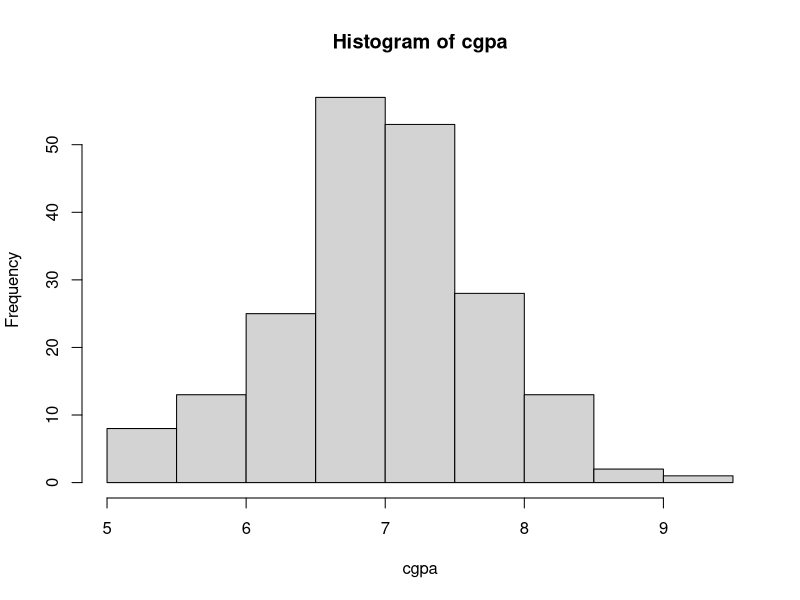
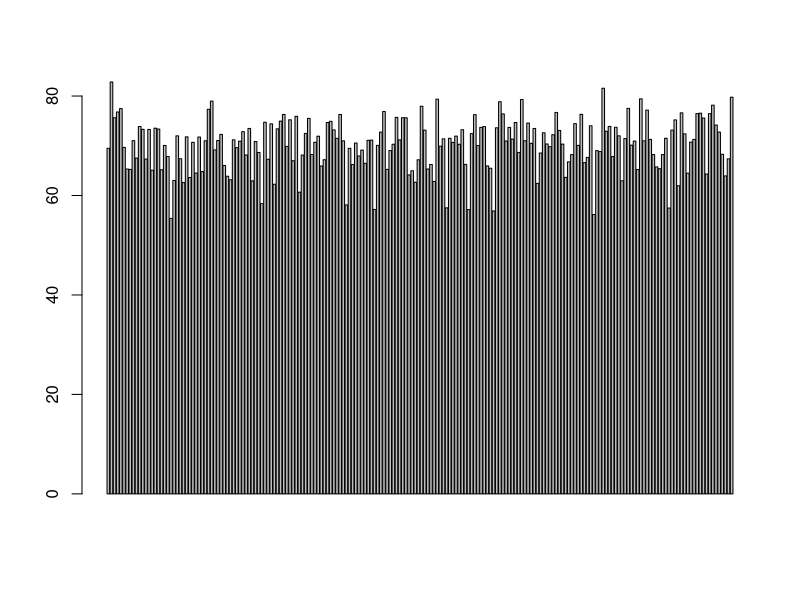
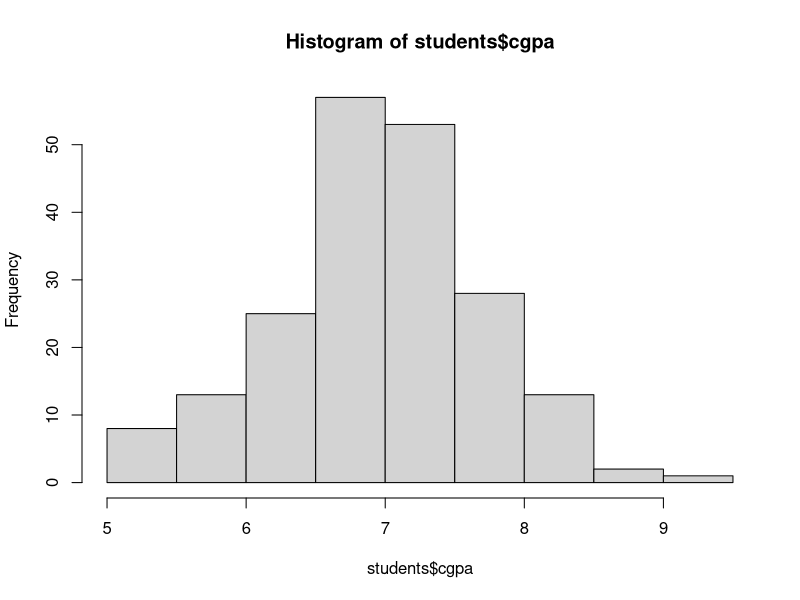
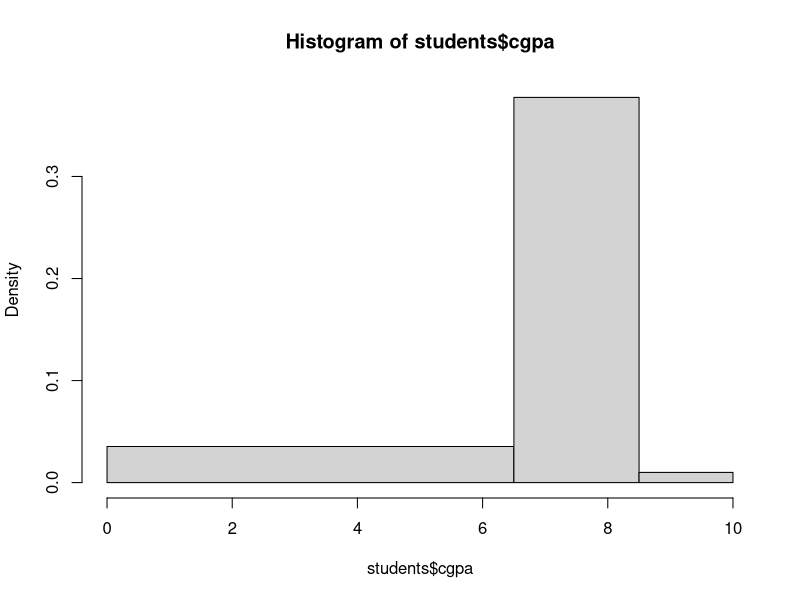
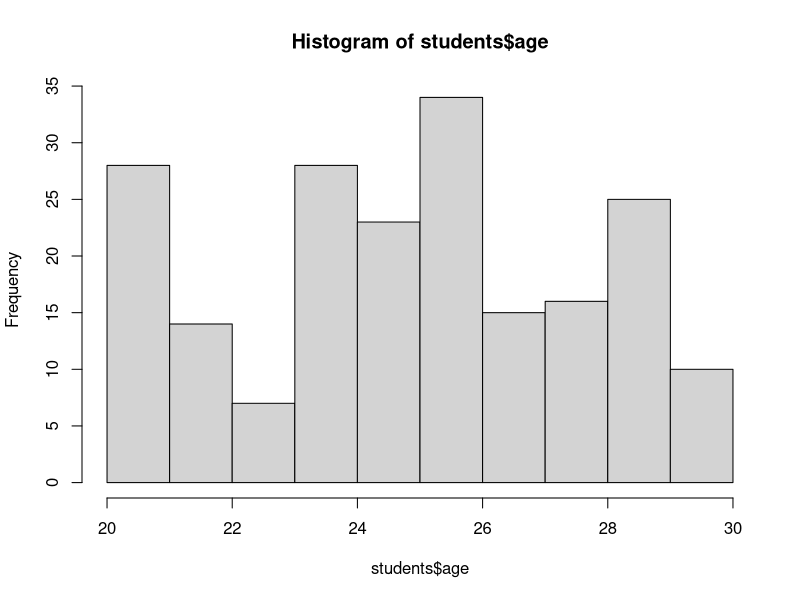
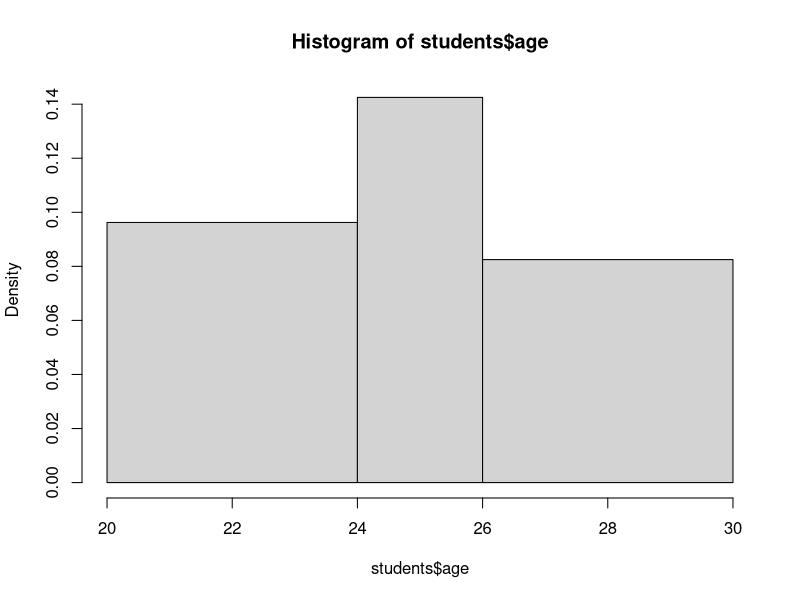
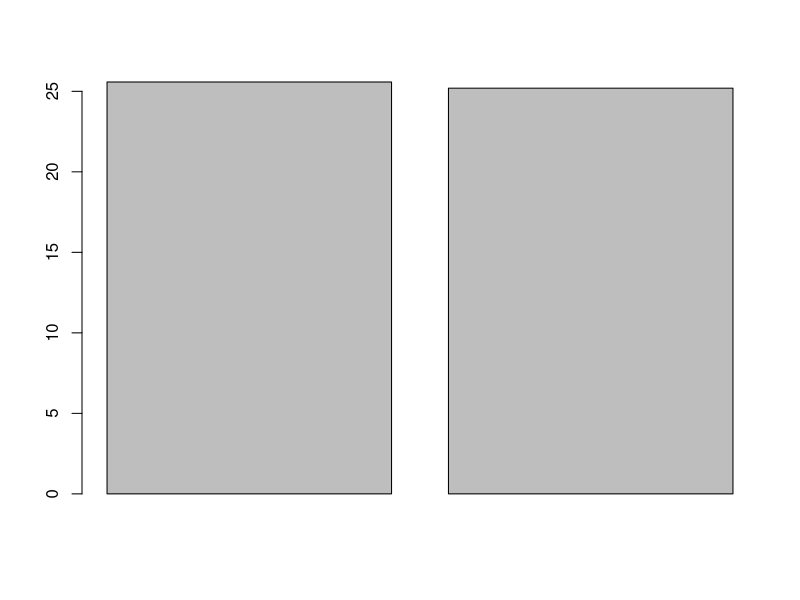
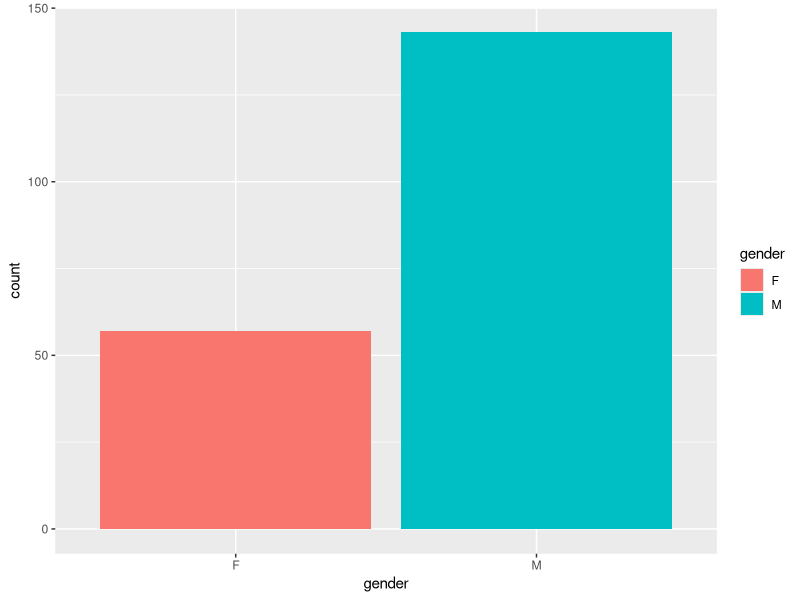

These figures' R source, in order:
#Batch, age, gender, cgpa, ug markrs, 12th class marks: salary
nS=200
(age=round(runif(n=nS, min=20, max=30)))
mean(age)
(gender=sample(x=c('M','F'), size=nS, replace=T, prob=c(.7,.3)))
table(gender)
(batch=sample(x=c('2017','2018',2019), size=nS, replace=T, prob=c(.2,.3,.5)))
table(batch)
(cgpa=round(rnorm(n=nS, mean=7,sd=.75),2))
range(cgpa)
(ug=round(rnorm(n=nS, mean=70,sd=5),2))
range(ug)
(class12=round(rnorm(n=nS,mean=70,sd=7),2))
range(class12)
(domain=sample(c('Finance','HR','Operations','Marketing'),size=nS, replace=T))
students=data.frame(age,gender,batch,domain,cgpa,ug,class12)
head(students)
(students$select=sample(c('Place','Not Placed'), size=nS, replace=T, prob=c(.7,.3)))
table(students$select)
(students$salary=round(rnorm(n=nS,mean=12,sd=1),2))
(students$salary=ifelse(students$select=='Not Placed', NA, students$salary))
head(students)
hist(cgpa)
barplot(ug)

#summarize
nrow(students) #no of students
table(students$domain)
table(students$batch)
table(students$batch, students$domain)
table(students$batch, students$domain, students$gender)
hist(students$cgpa)
hist(students$cgpa, breaks=c(0,6.5,8.5,10)) #0 to 6.5, 0 to 8.5 and 0 to 10-break
hist(students$age)
hist(students$age, breaks=c(20,24,26,30))

#dplyr is for data summarization.
library(dplyr)
library(ggplot2)
t1<-students %>% group_by(gender) %>% summarise(meanAge=mean(age))
barplot(height=t1$meanAge)

ggplot(students, aes(x=gender, fill=gender))+geom_bar(stat='count') #No text
#GENDER
ggplot(students, aes(x=gender, fill=gender))+geom_bar(stat='count')+geom_text(stat='count',aes(label=..count..)) #aesthetics and with labels and texts
#DOMAIN
ggplot(students, aes(x=domain, fill=gender))+geom_bar(stat='count')+geom_text(stat='count',aes(label=..count..))
#BATCH
ggplot(students, aes(x=batch, fill=gender))+geom_bar(stat='count')+geom_text(stat='count',aes(label=..count..))
#WE DID NOT DO IT FOR AGE AS THERE COU;D BE MANY AGES WHICH WOULD NOT CREATE A PROPER GRAPH AND THERE WILL ALSO BE A POSSIBILITY THAT THE AGES COMES IN POINTS, WHICH WOULD NOT SHOW A CORRECT GRAPH.

ggplot(students, aes(x=batch, fill=domain))+geom_bar(stat='count')+geom_text(stat='count',aes(label=..count..))
ggplot(students, aes(x=batch, fill=domain))+geom_bar(stat='count')+geom_text(stat='count',aes(label=..count..),position = position_stack()) #In the above code, the labels were overlapping, so to remove that we  used position.
ggplot(students, aes(x=batch, fill=domain))+geom_bar(stat='count')+geom_text(stat='count',aes(label=..count..),position = position_stack(), vjust=1) #We did the labelling correct but it was going out of graph, so set a limit of 1 by vjust, ie., vertical adjust
ggplot(students, aes(x=batch, fill=domain))+geom_bar(stat='count')+geom_text(stat='count',aes(label=..count..),position = position_stack(), vjust=1)+facet_grid(~gender) #includede gender as well, first Female and then male being in alphabatical order
ggplot(students, aes(x=batch, fill=domain))+geom_bar(stat='count')+geom_text(stat='count',aes(label=..count..),position = position_stack(), vjust=1)+facet_grid(select~gender) #select has helped to find all the criteria.

ggplot(students, aes(x=gender, fill=gender))+geom_bar(stat='count')+geom_text(stat='count',aes(label=..count..),position = position_stack(), vjust=1)+facet_grid(batch~domain)

#histogram
students
ggplot(students, aes(x=cgpa))+geom_histogram()
ggplot(students, aes(x=cgpa))+geom_histogram(breaks=c(0,5,7,9,10), fill=1:4)
ggplot(students, aes(x=cgpa))+stat_bin(bins=5, fill=1:5)

ggplot(students, aes(x=gender, fill=gender))+geom_bar(stat='count')+geom_text(stat='count',aes(label=..count..))+facet_grid(batch~domain,scale='free')

students %>% group_by(batch, domain) %>% summarize(avgsal=mean(salary, na.rm=T))
head(students)
students %>% filter(batch=='2018' & select=='Place') %>% group_by(domain, gender) %>% summarise(meanSal=mean(salary, na.rm=T))


                                                                                          